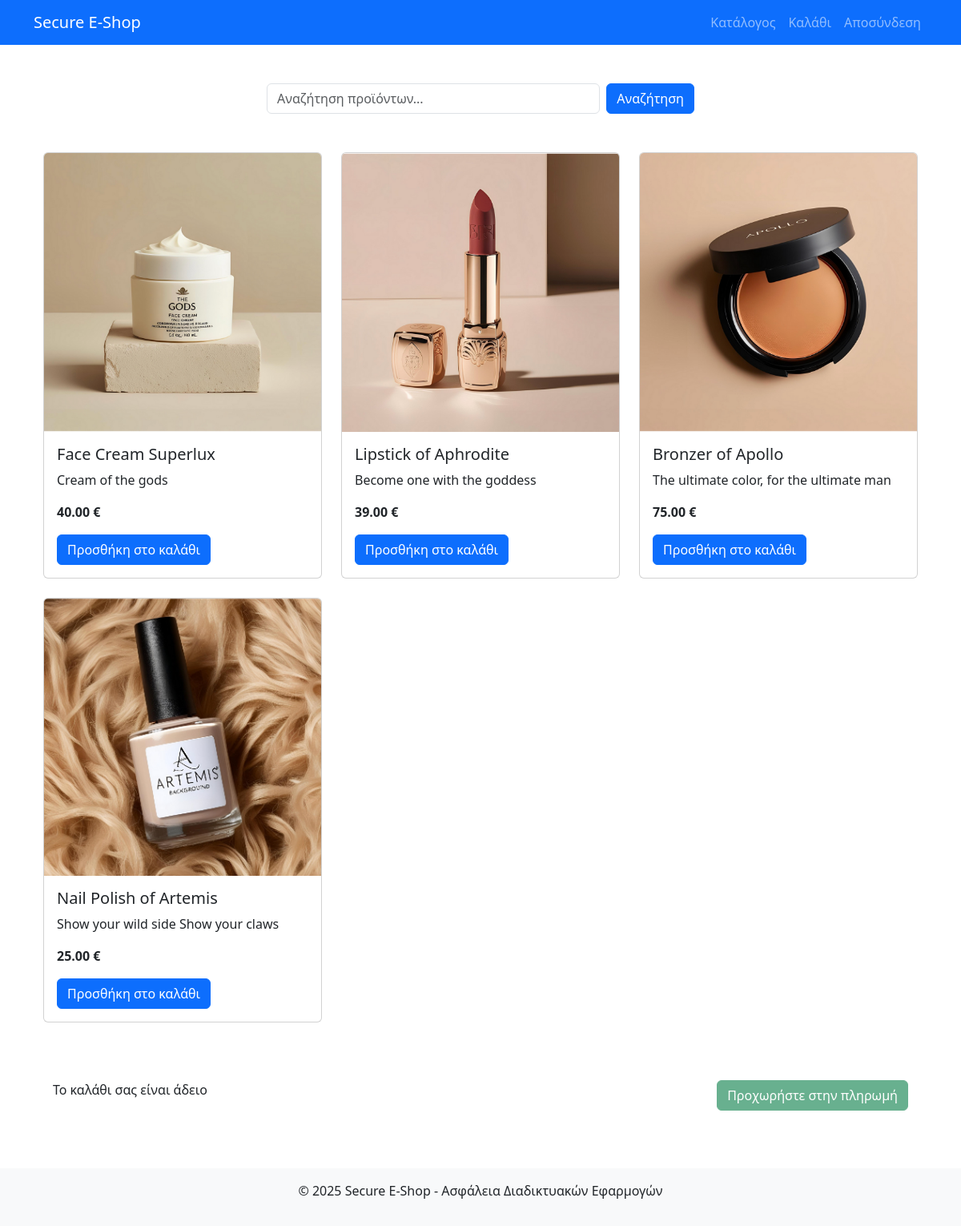
Before: / (signed in) with the older database file.
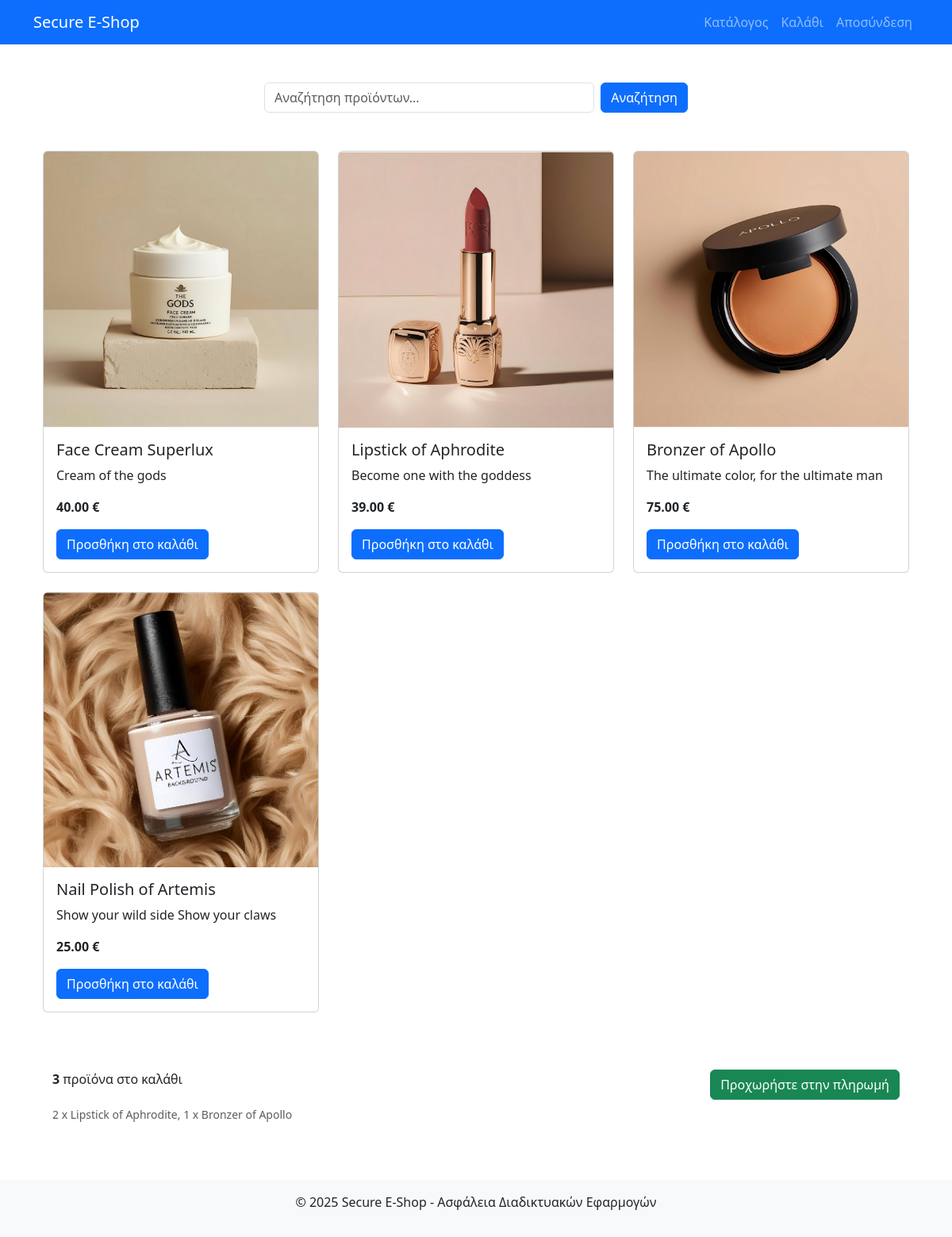
After: the same page with the newer database file.
### eshop/models.py (models this page shows, shortened)
class Product(models.Model):
    name = models.CharField(max_length=200)
    description = models.TextField()
    price = models.DecimalField(max_digits=10, decimal_places=2, validators=[MinValueValidator(0)])
    image = models.ImageField(upload_to='products/', null=True, blank=True)
    created_at = models.DateTimeField(auto_now_add=True)
    updated_at = models.DateTimeField(auto_now=True)

class CartItem(models.Model):
    cart = models.ForeignKey(Cart, on_delete=models.CASCADE)
    product = models.ForeignKey(Product, on_delete=models.CASCADE)
    quantity = models.PositiveIntegerField(default=1, validators=[MinValueValidator(1)])
    created_at = models.DateTimeField(auto_now_add=True)
    updated_at = models.DateTimeField(auto_now=True)
    class Meta:
        unique_together = ('cart', 'product')

### eshop/views.py (the view)
# urls.py: path('', views.catalog_view, name='catalog'),
@login_required
def catalog_view(request):
    search_query = request.GET.get('q', '')
    clean_query = bleach.clean(search_query)
    if clean_query:
        products = Product.objects.filter(
            Q(name__icontains=clean_query) |
            Q(description__icontains=clean_query)
        )
        is_search_results = True
    else:
        products = Product.objects.all()
        is_search_results = False
    cart, created = Cart.objects.get_or_create(user=request.user)
    cart_items_count = cart.get_total_items()
    cart_items = cart.cartitem_set.all()
    context = {
        'products': products,
        'search_query': clean_query,
        'is_search_results': is_search_results,
        'cart_items_count': cart_items_count,
        'cart_items': cart_items
    }
    return render(request, 'eshop/catalog.html', context)

### eshop/models.py (called while the page is built)
    def get_total_items(self):
        return sum(item.quantity for item in self.cartitem_set.all())

### eshop/templates/eshop/catalog.html (shortened to what this page needs)
{% extends 'eshop/base.html' %}
{% load static %}
{% block content %}
<div class="container">
    <div class="row mb-4">
        <div class="col-md-6 offset-md-3">
            <form method="GET" action="{% url 'catalog' %}" class="d-flex">
                <input type="text" name="q" class="form-control me-2" placeholder="Αναζήτηση προϊόντων..." value="{{ search_query }}">
                <button type="submit" class="btn btn-primary">Αναζήτηση</button>
            </form>
        </div>
    </div>
    <div class="row mb-5">
        {% if products %}
            {% for product in products %}
                <div class="col-md-4 mb-4">
                    <div class="card product-card">
                        {% if product.image %}
                            <img src="{{ product.image.url }}" class="card-img-top" alt="{{ product.name }}">
                        {% else %}
                            <div class="bg-light text-center py-5">
                                <span class="text-muted">Χωρίς εικόνα</span>
                            </div>
                        {% endif %}
                        <div class="card-body d-flex flex-column">
                            <h5 class="card-title">{{ product.name }}</h5>
                            <p class="card-text">{{ product.description|truncatechars:100 }}</p>
                            <div class="mt-auto">
                                <p class="card-text fw-bold">{{ product.price }} €</p>
                                <button class="btn btn-primary add-to-cart-btn"
                                        data-product-id="{{ product.id }}"
                                        data-product-name="{{ product.name }}"
                                        data-csrf-token="{{ csrf_token }}">
                                    Προσθήκη στο καλάθι
                                </button>
                            </div>
                        </div>
                    </div>
                </div>
            {% endfor %}
        {% else %}
            <div class="col-12">
                <div class="alert alert-warning">
                    Δεν βρέθηκαν προϊόντα{% if is_search_results %} για τον όρο αναζήτησης: "{{ search_query }}"{% endif %}.
                </div>
            </div>
        {% endif %}
    </div>
    <div class="cart-indicator">
        <div class="container">
            <div class="row">
                <div class="col-md-6">
                    <span id="cart-items-count">
                        {% if cart_items_count > 0 %}
                            <strong>{{ cart_items_count }}</strong> προϊόν{{ cart_items_count|pluralize:"α" }} στο καλάθι
                        {% else %}
                            Το καλάθι σας είναι άδειο
                        {% endif %}
                    </span>
                </div>
                <div class="col-md-6 text-end">
                    <a href="{% url 'payment' %}" class="btn btn-success payment-button {% if cart_items_count == 0 %}disabled{% endif %}">
                        Προχωρήστε στην πληρωμή
                    </a>
                </div>
            </div>
            {% if cart_items_count > 0 %}
            <div class="row mt-2">
                <div class="col-12">
                    <div class="small text-muted">
                        {% for item in cart_items %}
                            {{ item.quantity }} x {{ item.product.name }}{% if not forloop.last %}, {% endif %}
                        {% endfor %}
                    </div>
                </div>
            </div>
            {% endif %}
        </div>
    </div>
</div>
{% endblock %}

Changed rows visible on the page:
added CartItem: quantity "2", product.name "Lipstick of Aphrodite"
added CartItem: quantity "1", product.name "Bronzer of Apollo"
Other visible differences:
{{ cart_items_count }}: (not shown) → "3"
text no longer shown: "Το καλάθι σας είναι άδειο"
text now shown: "προϊόν στο καλάθι"
